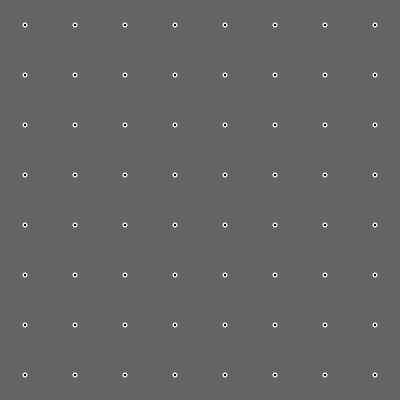
Frame 1 (no input)
Frame 60 (the mouse pressed at the canvas centre just before this capture): identical to frame 1, image omitted
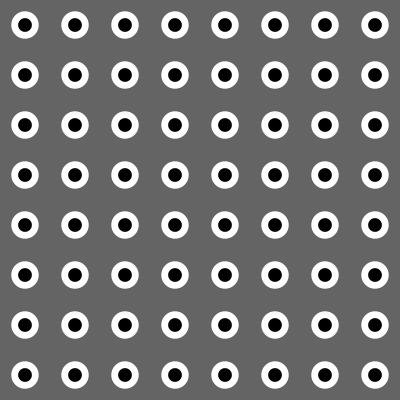
Frame 120 (the mouse held since frame 60 and released just before this capture)

The Processing sketch that drew these frames (run headless with seeded random() and noise(); from frame 60 on, the mouse is pressed at the canvas centre):

// Processing sketch: EyeBalls
// ── EyeBalls.pde
// EyeBalls
//
// Draws a grid of eyeballs whose
// size are controlled by the mouse
// x position.
//
// Dan Wilcox danomatika.com 2016

void setup() {
  size(400, 400);  
  noStroke();
}

void draw() {
  background(100); // dark gray
  
  // mouse pos controls eye size aka 10% - 100%
  float eyeSize = map(mouseX, 0, width, 0.1, 1.0);
  
  // this draws a grid of eyeballs
  for(int y = 25; y < height; y = y + 50) {

     // this draws 1 row of eyeballs
    for(int x = 25; x < width; x = x + 50) {
    
      // this draws 1 eyeball
      fill(255); // white
      ellipse(x, y, 50*eyeSize, 50*eyeSize);
    
      fill(0); // black
      ellipse(x, y, 25*eyeSize, 25*eyeSize);
    }
  }
}
